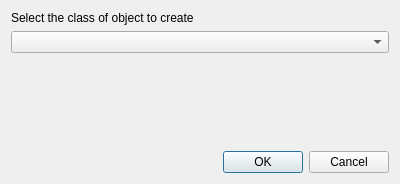
<?xml version="1.0" encoding="UTF-8"?>
<ui version="4.0">
 <class>ConfigObjectTypeSelectionDialog</class>
 <widget class="QDialog" name="ConfigObjectTypeSelectionDialog">
  <property name="geometry">
   <rect>
    <x>0</x>
    <y>0</y>
    <width>400</width>
    <height>184</height>
   </rect>
  </property>
  <property name="sizePolicy">
   <sizepolicy hsizetype="Preferred" vsizetype="Preferred">
    <horstretch>0</horstretch>
    <verstretch>0</verstretch>
   </sizepolicy>
  </property>
  <property name="windowTitle">
   <string>Create extension object</string>
  </property>
  <layout class="QVBoxLayout" name="verticalLayout">
   <item>
    <widget class="QLabel" name="label">
     <property name="text">
      <string>Select the class of object to create</string>
     </property>
    </widget>
   </item>
   <item>
    <widget class="QComboBox" name="typeSelection"/>
   </item>
   <item>
    <widget class="QLabel" name="description">
     <property name="sizePolicy">
      <sizepolicy hsizetype="Preferred" vsizetype="MinimumExpanding">
       <horstretch>0</horstretch>
       <verstretch>0</verstretch>
      </sizepolicy>
     </property>
     <property name="text">
      <string/>
     </property>
    </widget>
   </item>
   <item>
    <widget class="QDialogButtonBox" name="buttonBox">
     <property name="orientation">
      <enum>Qt::Horizontal</enum>
     </property>
     <property name="standardButtons">
      <set>QDialogButtonBox::Cancel|QDialogButtonBox::Ok</set>
     </property>
    </widget>
   </item>
  </layout>
 </widget>
 <resources/>
 <connections>
  <connection>
   <sender>buttonBox</sender>
   <signal>accepted()</signal>
   <receiver>ConfigObjectTypeSelectionDialog</receiver>
   <slot>accept()</slot>
   <hints>
    <hint type="sourcelabel">
     <x>248</x>
     <y>254</y>
    </hint>
    <hint type="destinationlabel">
     <x>157</x>
     <y>274</y>
    </hint>
   </hints>
  </connection>
  <connection>
   <sender>buttonBox</sender>
   <signal>rejected()</signal>
   <receiver>ConfigObjectTypeSelectionDialog</receiver>
   <slot>reject()</slot>
   <hints>
    <hint type="sourcelabel">
     <x>316</x>
     <y>260</y>
    </hint>
    <hint type="destinationlabel">
     <x>286</x>
     <y>274</y>
    </hint>
   </hints>
  </connection>
 </connections>
</ui>
